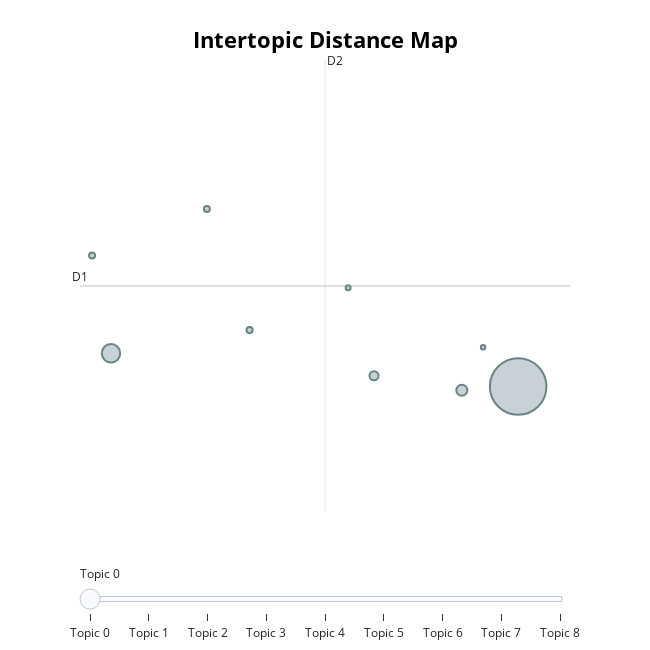

Notebook code for this chart:
### Code cell
#can reduce number of topics after building
topic_model.visualize_topics()

### Figure 1 — Plotly figure (JSON) as saved in the notebook; plotly's stock layout.template omitted (floating-point values rounded to 4 significant figures)
{"data": [{"customdata": [[0, "like | taste | good | flavor | great", 3422], [1, "price | amazon | product | buy | order", 367], [2, "tasty | like | great | good | taste", 131], [3, "taste | like | tasty | good | love", 89], [4, "good | local | delicious | long | price", 40], [5, "taste | like | say | good | really", 39], [6, "make | bought | taste | flavor | price", 38], [7, "flavor | taste | long | really | hard", 27], [8, "make | like | flavors | just | really", 22]], "hovertemplate": "<b>Topic %{customdata[0]}</b><br>%{customdata[1]}<br>Size: %{customdata[2]}", "legendgroup": "", "marker": {"color": "#B0BEC5", "line": {"color": "DarkSlateGrey", "width": 2}, "size": [3422, 367, 131, 89, 40, 39, 38, 27, 22], "sizemode": "area", "sizeref": 2.139, "symbol": "circle"}, "mode": "markers", "name": "", "orientation": "v", "showlegend": false, "type": "scatter", "x": [4.462, -0.7934, 3.735, 2.601, 0.9949, -1.038, 0.4437, 2.267, 4.009], "xaxis": "x", "y": [13.83, 14.4, 13.77, 14.02, 14.79, 16.06, 16.85, 15.51, 14.5], "yaxis": "y"}], "layout": {"annotations": [{"showarrow": false, "text": "D1", "x": -1.194, "y": 15.54, "yshift": 10}, {"showarrow": false, "text": "D2", "x": 1.969, "xshift": 10, "y": 19.37}], "height": 650, "hoverlabel": {"bgcolor": "white", "font": {"family": "Rockwell", "size": 16}}, "legend": {"itemsizing": "constant", "tracegroupgap": 0}, "margin": {"t": 60}, "shapes": [{"line": {"color": "#CFD8DC", "width": 2}, "type": "line", "x0": 1.969, "x1": 1.969, "y0": 11.7, "y1": 19.37}, {"line": {"color": "#9E9E9E", "width": 2}, "type": "line", "x0": -1.194, "x1": 5.131, "y0": 15.54, "y1": 15.54}], "sliders": [{"active": 0, "pad": {"t": 50}, "steps": [{"args": [{"marker.color": [["red", "#B0BEC5", "#B0BEC5", "#B0BEC5", "#B0BEC5", "#B0BEC5", "#B0BEC5", "#B0BEC5", "#B0BEC5"]]}], "label": "Topic 0", "method": "update"}, {"args": [{"marker.color": [["#B0BEC5", "red", "#B0BEC5", "#B0BEC5", "#B0BEC5", "#B0BEC5", "#B0BEC5", "#B0BEC5", "#B0BEC5"]]}], "label": "Topic 1", "method": "update"}, {"args": [{"marker.color": [["#B0BEC5", "#B0BEC5", "red", "#B0BEC5", "#B0BEC5", "#B0BEC5", "#B0BEC5", "#B0BEC5", "#B0BEC5"]]}], "label": "Topic 2", "method": "update"}, {"args": [{"marker.color": [["#B0BEC5", "#B0BEC5", "#B0BEC5", "red", "#B0BEC5", "#B0BEC5", "#B0BEC5", "#B0BEC5", "#B0BEC5"]]}], "label": "Topic 3", "method": "update"}, {"args": [{"marker.color": [["#B0BEC5", "#B0BEC5", "#B0BEC5", "#B0BEC5", "red", "#B0BEC5", "#B0BEC5", "#B0BEC5", "#B0BEC5"]]}], "label": "Topic 4", "method": "update"}, {"args": [{"marker.color": [["#B0BEC5", "#B0BEC5", "#B0BEC5", "#B0BEC5", "#B0BEC5", "red", "#B0BEC5", "#B0BEC5", "#B0BEC5"]]}], "label": "Topic 5", "method": "update"}, {"args": [{"marker.color": [["#B0BEC5", "#B0BEC5", "#B0BEC5", "#B0BEC5", "#B0BEC5", "#B0BEC5", "red", "#B0BEC5", "#B0BEC5"]]}], "label": "Topic 6", "method": "update"}, {"args": [{"marker.color": [["#B0BEC5", "#B0BEC5", "#B0BEC5", "#B0BEC5", "#B0BEC5", "#B0BEC5", "#B0BEC5", "red", "#B0BEC5"]]}], "label": "Topic 7", "method": "update"}, {"args": [{"marker.color": [["#B0BEC5", "#B0BEC5", "#B0BEC5", "#B0BEC5", "#B0BEC5", "#B0BEC5", "#B0BEC5", "#B0BEC5", "red"]]}], "label": "Topic 8", "method": "update"}]}], "title": {"font": {"color": "Black", "size": 22}, "text": "<b>Intertopic Distance Map</b>", "x": 0.5, "xanchor": "center", "y": 0.95, "yanchor": "top"}, "width": 650, "xaxis": {"anchor": "y", "domain": [0, 1], "range": [-1.194, 5.131], "title": {"text": ""}, "visible": false}, "yaxis": {"anchor": "x", "domain": [0, 1], "range": [11.7, 19.37], "title": {"text": ""}, "visible": false}}}
